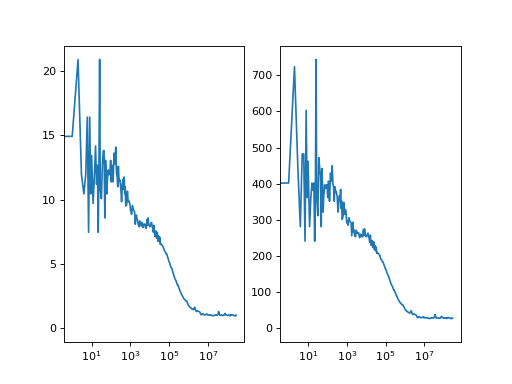

This figure's Python source:
import pylab as p
import tttrlib
import numpy as np

fig, ax = p.subplots(nrows=1, ncols=2)

#  Read the data data

data = tttrlib.TTTR('../../test/data/BH/BH_SPC132.spc', 'SPC-130')

# Create correlator
B = 9
n_casc = 25

correlator = tttrlib.Correlator()
correlator.set_n_bins(B)
correlator.set_n_casc(n_casc)

# Select the green channels (channel number 0 and 8)

ch1_indeces = data.get_selection_by_channel(np.array([0]))
ch2_indeces = data.get_selection_by_channel(np.array([8]))

# green-red cross-correlation

t = data.get_macro_time()

t1 = t[ch1_indeces]
w1 = np.ones_like(t1, dtype=np.float)

t2 = t[ch2_indeces]
w2 = np.ones_like(t2, dtype=np.float)

correlator.set_events(t1, w1, t2, w2)
correlator.run()

x = correlator.get_x_axis_normalized()
y = correlator.get_corr_normalized()

ax[0].semilogx(x, y)


# Mask

t = data.get_macro_time()
mt = data.get_micro_time()

t1 = t[ch1_indeces]
mt1 = mt[ch1_indeces]
w1 = np.ones_like(t1, dtype=np.float)
# This sets the weight where the micro time is smaller than 1500
# to zero and masks the photons
w1[np.where(mt1 < 1500)] *= 0.0

t2 = t[ch2_indeces]
mt2 = mt[ch2_indeces]
w2 = np.ones_like(t2, dtype=np.float)
w2[np.where(mt2 < 1500)] *= 0.0

correlator.set_events(t1, w1, t2, w2)
correlator.run()

x = correlator.get_x_axis_normalized()
y = correlator.get_corr_normalized()

ax[1].semilogx(x, y)

p.show()
